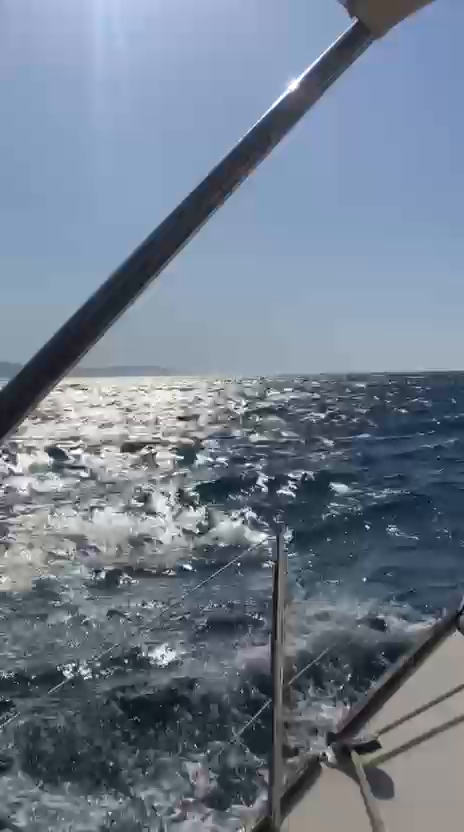
#> input picture frame 30 of opencv_video_temelleri/videos/ornek_video.mp4, 464 x 832 px, given in place of hareket_2.mp4, which was not available
$ python frame_differencing.py
#> lines starting #> are read from the running program, lines starting #| are printed output that depends on the picture; after the words box and inside, x2 and y2 are one past the last pixel; in counts of white or black regions, pixels touching at a corner belong together; pictures that were not available may be replaced by others from this repository, and a replacement may not be noted
import cv2

capture = cv2.VideoCapture("videos/hareket_2.mp4")

if not capture.isOpened():
    raise RuntimeError("video dosyasi acilmadi")

# ilk kareyi oku: sonraki kareler ile karsilastirmak için referans olarak kullan
success, previos_frame = capture.read()
#> previos_frame is the input picture: shape (832, 464, 3); mean B, G, R 141.9, 126.1, 113.6

if not success:
    raise RuntimeError("videodan ilk kare okunamadi")

previous_gray = cv2.cvtColor(previos_frame, cv2.COLOR_BGR2GRAY)
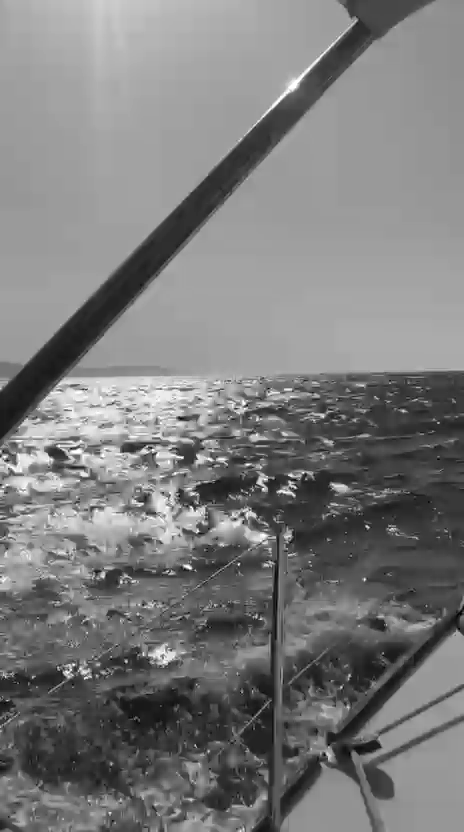
#> previous_gray: shape (832, 464); min 0, max 255, mean 124.2

# gürültü azaltma
previous_gray = cv2.GaussianBlur(previous_gray, (5, 5), 0)

while True:

    success, frame = capture.read()
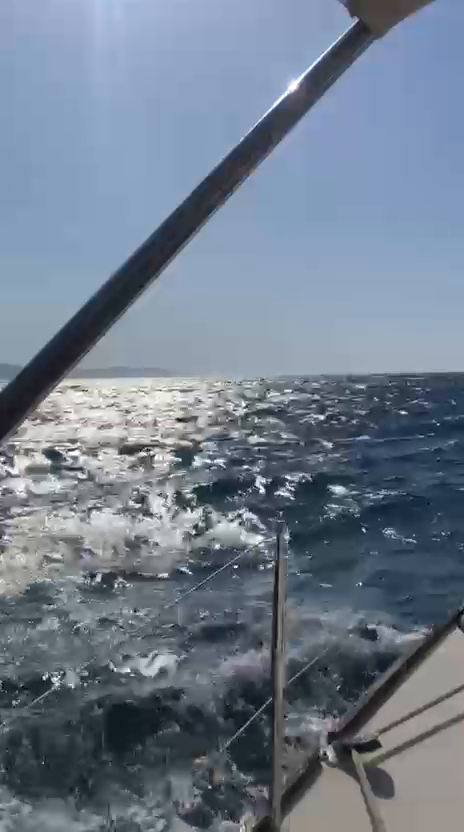
#> input picture frame 31 of opencv_video_temelleri/videos/ornek_video.mp4, 464 x 832 px, given in place of hareket_2.mp4, which was not available
#> frame is the input picture: shape (832, 464, 3); mean B, G, R 140.7, 124.8, 112.1

    if not success:
        break

    current_gray = cv2.cvtColor(frame, cv2.COLOR_BGR2GRAY)
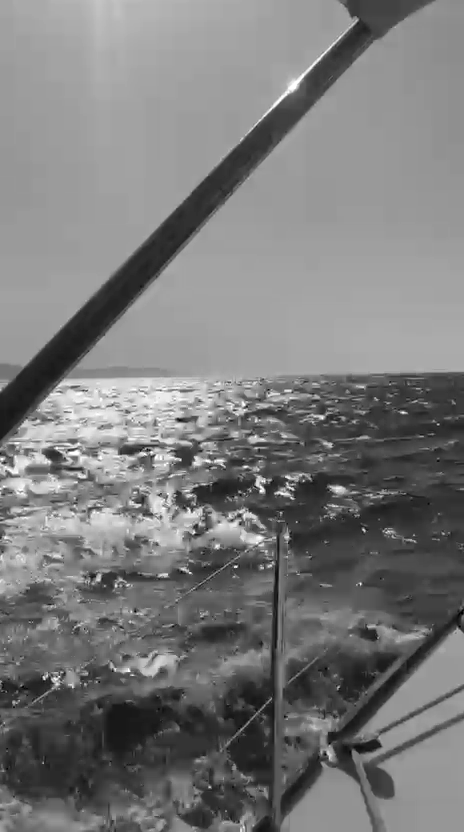
#> current_gray: shape (832, 464); min 0, max 255, mean 122.8
    current_gray = cv2.GaussianBlur(current_gray, (5, 5), 0)

    # fark bulma
    # absdiff: iki görüntünün aynı frame de ki mutlak piksel farkları
    # fark yüksek ise o bölgede iki kare arasında hareket var
    frame_difference = cv2.absdiff(previous_gray, current_gray)
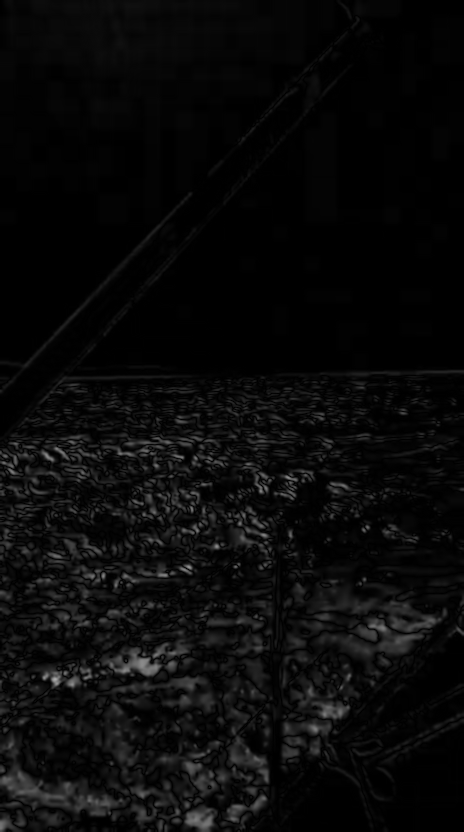
#> frame_difference: shape (832, 464); min 0, max 173, mean 9.6

    # filtreleme
    # 25: hareket kabul edilecek min piksel farkı
    # 255 = beyaz
    _, motion_mask = cv2.threshold(frame_difference, 100, 255, cv2.THRESH_BINARY)
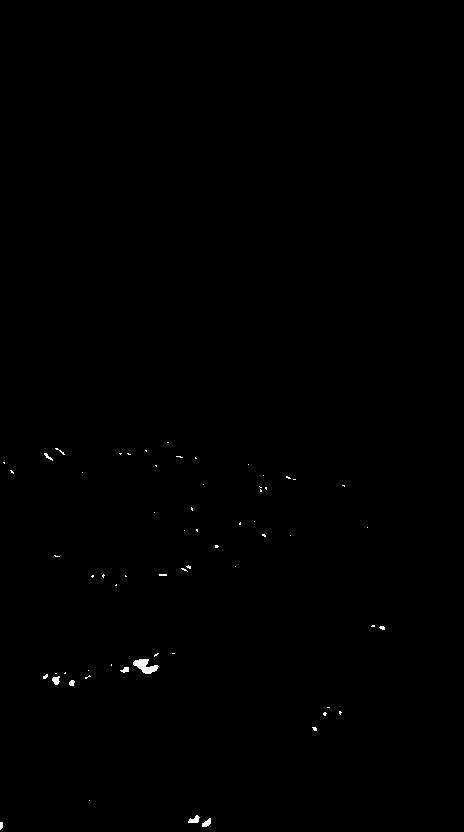
#> motion_mask: shape (832, 464); 0.2% white; 62 white regions (54 under 20 px), largest, box (x1, y1, x2, y2) and area: (133, 659, 159, 674) 214, (188, 815, 200, 823) 58, (202, 818, 211, 827) 51

    # maskede ki küçük kopuk bölgeleri biraz daha genişleterek hareketi belirgin hale getir
    # None: 3x3 filtre
    # iterations = 2 ise dilation işleminin 2 kez uygulanması
    motion_mask = cv2.dilate(motion_mask, None, iterations=2)
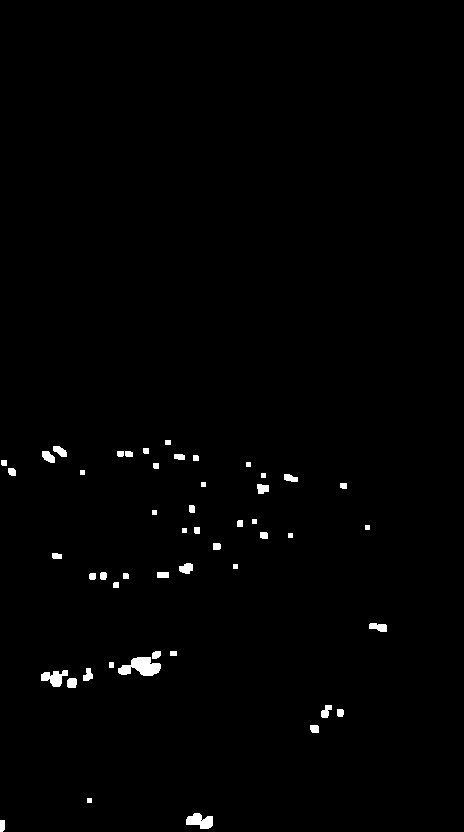
#> motion_mask: shape (832, 464); 0.91% white; 50 white regions, largest, box (x1, y1, x2, y2) and area: (118, 657, 161, 676) 520, (186, 813, 213, 829) 293, (41, 670, 68, 687) 266

    cv2.imshow("video", frame)
    cv2.imshow("kare farki", frame_difference)
    cv2.imshow("hareket maskesi", motion_mask)

    # mevcut kareyi bir sonraki döngü için önceki kare yap
    previos_gray = current_gray

    if cv2.waitKey(25) & 0xFF == ord("q"):
#> (key q is pressed here)
        break

capture.release()
cv2.destroyAllWindows()

$ run again, starting later in the video
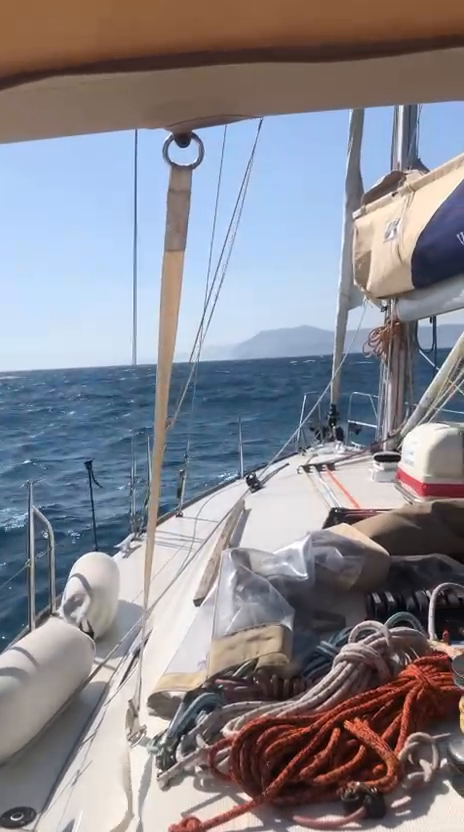
#> input picture frame 138 of opencv_video_temelleri/videos/ornek_video.mp4, 464 x 832 px, given in place of hareket_2.mp4, which was not available
#> previos_frame is the input picture: shape (832, 464, 3); mean B, G, R 142.9, 134.9, 136.1
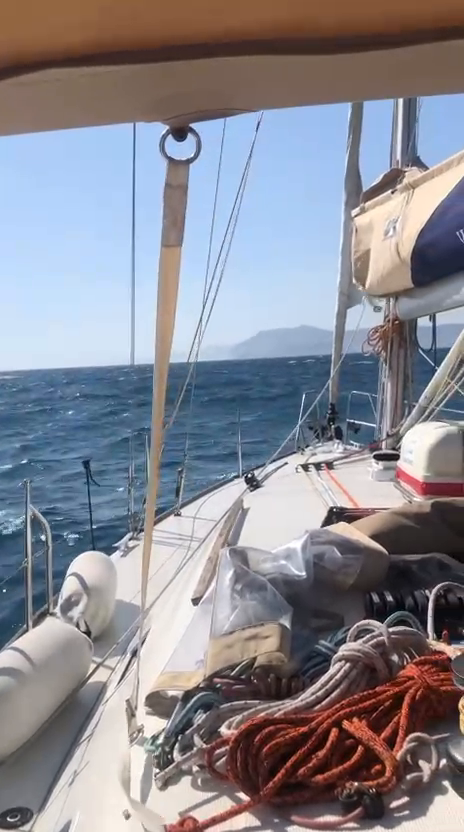
#> input picture frame 139 of opencv_video_temelleri/videos/ornek_video.mp4, 464 x 832 px, given in place of hareket_2.mp4, which was not available
#> frame is the input picture: shape (832, 464, 3); mean B, G, R 144.7, 136, 136.8
#> `motion_mask = cv2.dilate(motion_mask, None, iterations=2)`:
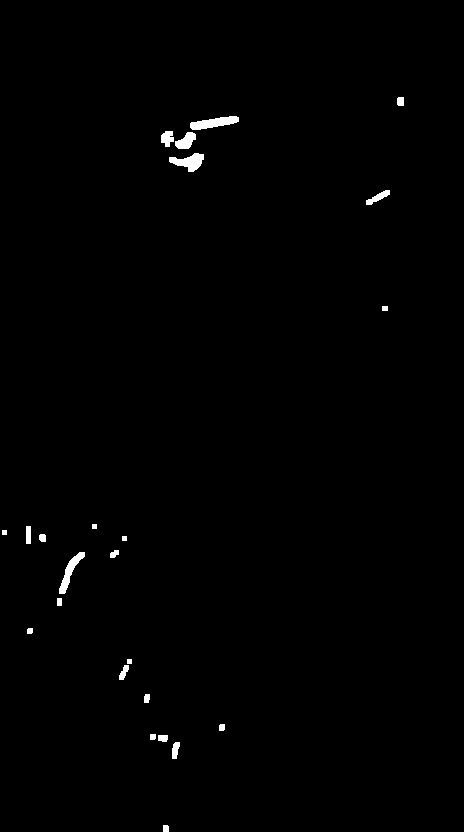
#> motion_mask: shape (832, 464); 0.65% white; 24 white regions, largest, box (x1, y1, x2, y2) and area: (190, 116, 239, 130) 400, (169, 153, 204, 172) 365, (59, 552, 85, 594) 341

$ run again, starting later in the video
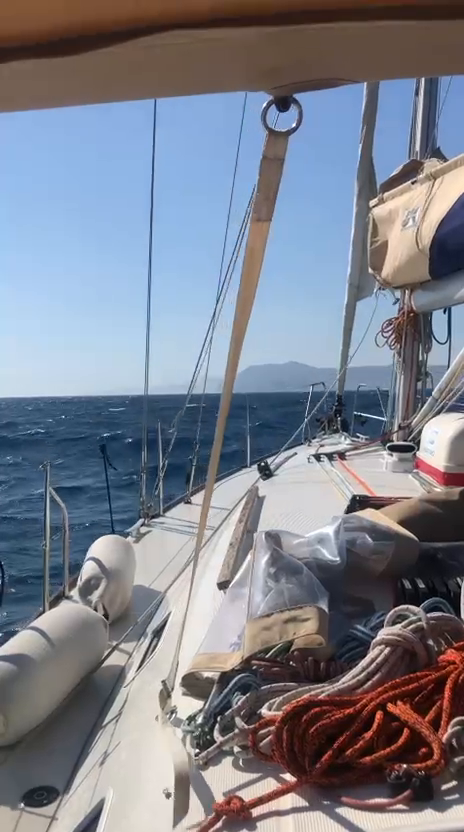
#> input picture frame 245 of opencv_video_temelleri/videos/ornek_video.mp4, 464 x 832 px, given in place of hareket_2.mp4, which was not available
#> previos_frame is the input picture: shape (832, 464, 3); mean B, G, R 139.4, 127.9, 124.1
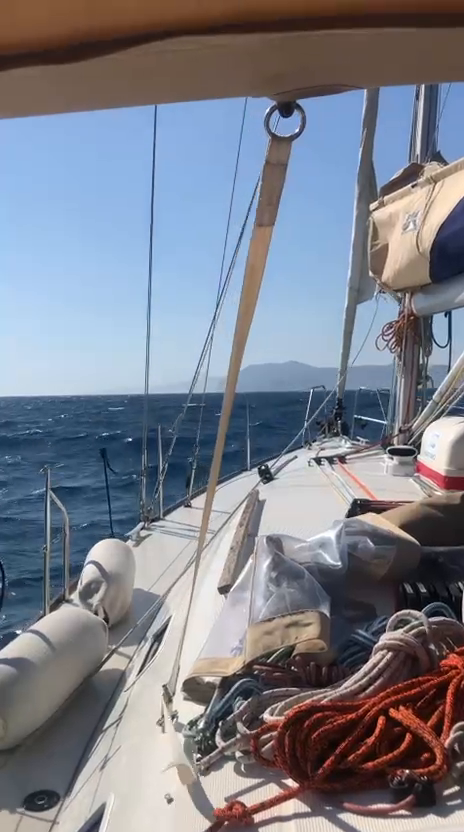
#> input picture frame 246 of opencv_video_temelleri/videos/ornek_video.mp4, 464 x 832 px, given in place of hareket_2.mp4, which was not available
#> frame is the input picture: shape (832, 464, 3); mean B, G, R 138.2, 127.2, 123.9
#> `motion_mask = cv2.dilate(motion_mask, None, iterations=2)`:
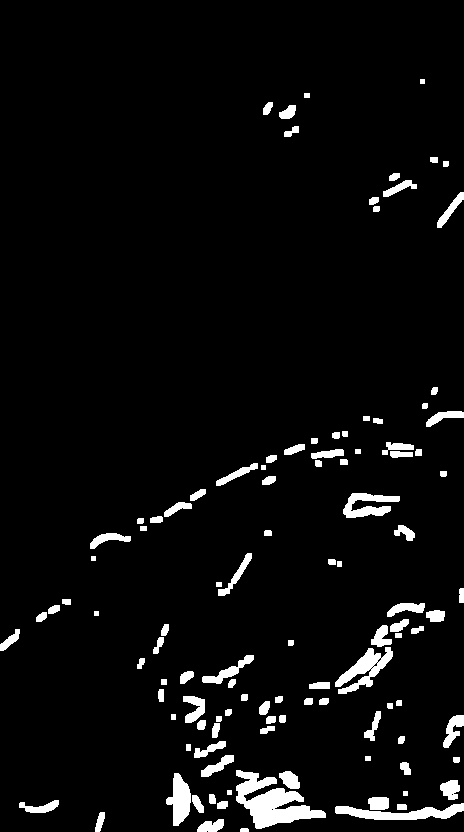
#> motion_mask: shape (832, 464); 4.6% white; 111 white regions, largest, box (x1, y1, x2, y2) and area: (236, 770, 326, 829) 2438, (335, 647, 393, 694) 1104, (335, 803, 464, 820) 1103
